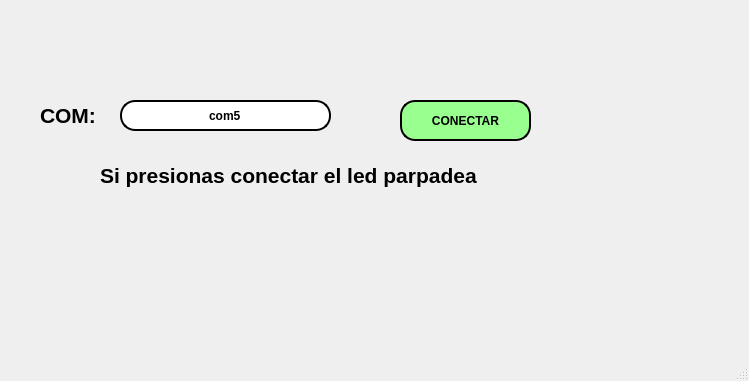
<?xml version="1.0" encoding="UTF-8"?>
<ui version="4.0">
 <class>MainWindow</class>
 <widget class="QMainWindow" name="MainWindow">
  <property name="geometry">
   <rect>
    <x>0</x>
    <y>0</y>
    <width>749</width>
    <height>381</height>
   </rect>
  </property>
  <property name="windowTitle">
   <string>MainWindow</string>
  </property>
  <widget class="QWidget" name="centralwidget">
   <widget class="QLabel" name="label">
    <property name="geometry">
     <rect>
      <x>20</x>
      <y>10</y>
      <width>191</width>
      <height>71</height>
     </rect>
    </property>
    <property name="text">
     <string/>
    </property>
    <property name="pixmap">
     <pixmap resource="../../../Resource/resource.qrc">:/Logos/uatlogopng.png</pixmap>
    </property>
    <property name="scaledContents">
     <bool>true</bool>
    </property>
   </widget>
   <widget class="QLabel" name="label_4">
    <property name="geometry">
     <rect>
      <x>530</x>
      <y>10</y>
      <width>211</width>
      <height>71</height>
     </rect>
    </property>
    <property name="text">
     <string/>
    </property>
    <property name="pixmap">
     <pixmap resource="../../../Resource/resource.qrc">:/Logos/fians.png</pixmap>
    </property>
    <property name="scaledContents">
     <bool>true</bool>
    </property>
   </widget>
   <widget class="QLabel" name="label_5">
    <property name="geometry">
     <rect>
      <x>280</x>
      <y>210</y>
      <width>171</width>
      <height>101</height>
     </rect>
    </property>
    <property name="text">
     <string/>
    </property>
    <property name="pixmap">
     <pixmap resource="../../../Resource/resource.qrc">:/Logos/Shelby-Logo.png</pixmap>
    </property>
    <property name="scaledContents">
     <bool>true</bool>
    </property>
   </widget>
   <widget class="QLineEdit" name="txt_com">
    <property name="geometry">
     <rect>
      <x>120</x>
      <y>100</y>
      <width>211</width>
      <height>31</height>
     </rect>
    </property>
    <property name="font">
     <font>
      <weight>75</weight>
      <bold>true</bold>
     </font>
    </property>
    <property name="styleSheet">
     <string notr="true">border: 2px solid black;
border-radius: 15px;</string>
    </property>
    <property name="text">
     <string>com5</string>
    </property>
    <property name="alignment">
     <set>Qt::AlignCenter</set>
    </property>
   </widget>
   <widget class="QLabel" name="label_2">
    <property name="geometry">
     <rect>
      <x>40</x>
      <y>100</y>
      <width>71</width>
      <height>31</height>
     </rect>
    </property>
    <property name="font">
     <font>
      <pointsize>16</pointsize>
      <weight>75</weight>
      <bold>true</bold>
     </font>
    </property>
    <property name="text">
     <string>COM:</string>
    </property>
   </widget>
   <widget class="QPushButton" name="btn_accion">
    <property name="geometry">
     <rect>
      <x>400</x>
      <y>100</y>
      <width>131</width>
      <height>41</height>
     </rect>
    </property>
    <property name="font">
     <font>
      <weight>75</weight>
      <bold>true</bold>
     </font>
    </property>
    <property name="styleSheet">
     <string notr="true">border: 2px solid black;
background-color: rgb(153, 255, 142);
border-radius: 15px;</string>
    </property>
    <property name="text">
     <string>CONECTAR</string>
    </property>
   </widget>
   <widget class="QLabel" name="label_3">
    <property name="geometry">
     <rect>
      <x>100</x>
      <y>160</y>
      <width>521</width>
      <height>31</height>
     </rect>
    </property>
    <property name="font">
     <font>
      <pointsize>16</pointsize>
      <weight>75</weight>
      <bold>true</bold>
     </font>
    </property>
    <property name="text">
     <string>Si presionas conectar el led parpadea</string>
    </property>
   </widget>
  </widget>
  <widget class="QMenuBar" name="menubar">
   <property name="geometry">
    <rect>
     <x>0</x>
     <y>0</y>
     <width>749</width>
     <height>26</height>
    </rect>
   </property>
  </widget>
  <widget class="QStatusBar" name="statusbar"/>
 </widget>
 <resources>
  <include location="../../../Resource/resource.qrc"/>
 </resources>
 <connections/>
</ui>
